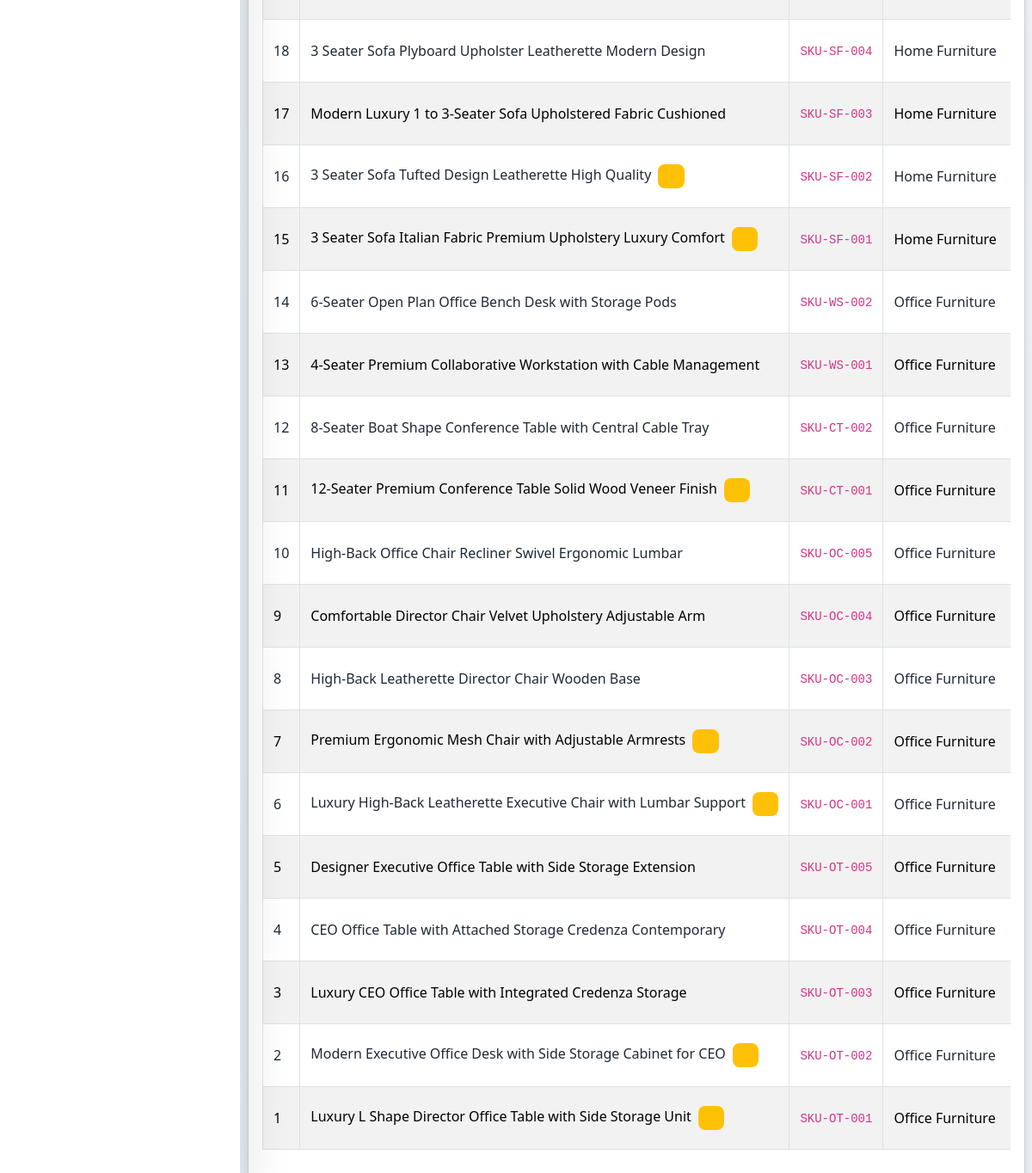
/admin_panel/products.php (signed in, lower part), run on an earlier commit of the app's database.
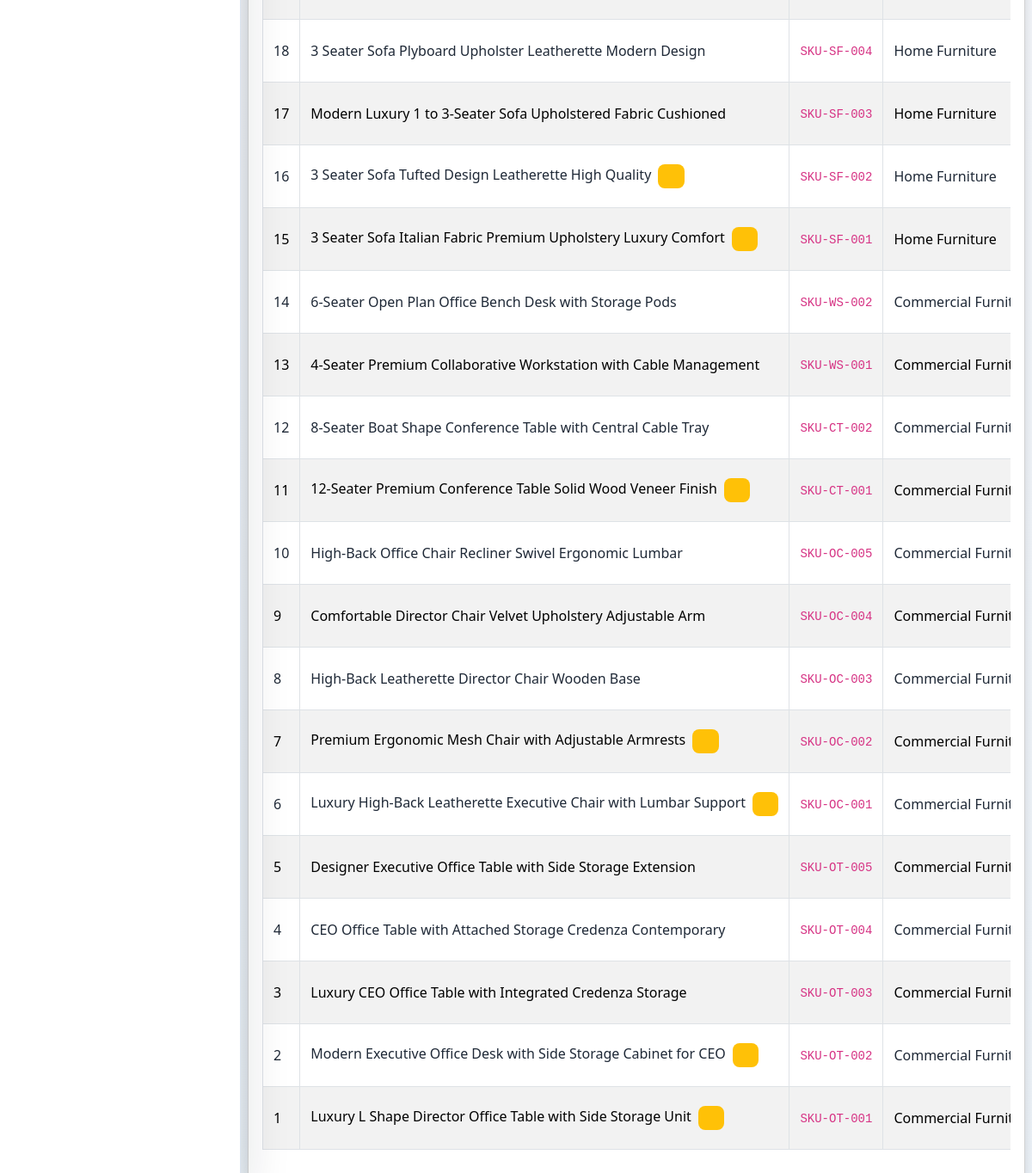
And on a later commit of the database.
### tables this page shows
CREATE TABLE `products` (
  `id` bigint(20) UNSIGNED NOT NULL,
  `category_id` bigint(20) UNSIGNED NOT NULL,
  `subcategory_id` bigint(20) UNSIGNED DEFAULT NULL,
  `product_name` varchar(255) NOT NULL,
  `slug` varchar(255) NOT NULL,
  `sku` varchar(100) DEFAULT NULL,
  `short_description` text DEFAULT NULL,
  `description` longtext DEFAULT NULL,
  `specifications` longtext DEFAULT NULL,
  `regular_price` decimal(12,2) NOT NULL,
  `sale_price` decimal(12,2) DEFAULT NULL,
  `gst_percentage` decimal(5,2) DEFAULT 18.00,
  `stock_quantity` int(11) DEFAULT 10,
  `thumbnail` varchar(255) DEFAULT NULL,
  `product_status` enum('Active','Inactive','Draft') DEFAULT 'Active',
  `is_featured` tinyint(1) DEFAULT 0,
  `created_at` timestamp NOT NULL DEFAULT current_timestamp(),
  `updated_at` timestamp NOT NULL DEFAULT current_timestamp() ON UPDATE current_timestamp(),
  `width` decimal(8,2) DEFAULT NULL COMMENT 'Width in cm',
  `height` decimal(8,2) DEFAULT NULL COMMENT 'Height in cm',
  `depth` decimal(8,2) DEFAULT NULL COMMENT 'Depth / Length in cm',
  `seat_height` decimal(8,2) DEFAULT NULL COMMENT 'Seat height in cm',
  `dimension_image` varchar(500) DEFAULT NULL COMMENT 'Path to dimension diagram image',
  `features` text DEFAULT NULL COMMENT 'Newline-separated product features / bullet points',
  `seo_title` varchar(255) DEFAULT NULL,
  `seo_description` text DEFAULT NULL,
  `seo_keywords` varchar(500) DEFAULT NULL,
  `care_instruction` text DEFAULT NULL,
  `shipping_details` text DEFAULT NULL,
  `warranty_details` text DEFAULT NULL
);

CREATE TABLE `categories` (
  `id` int(11) NOT NULL,
  `category_name` varchar(255) NOT NULL,
  `slug` varchar(255) NOT NULL,
  `description` text DEFAULT NULL,
  `image` varchar(255) DEFAULT NULL,
  `status` enum('Active','Inactive') NOT NULL DEFAULT 'Active',
  `created_at` timestamp NOT NULL DEFAULT current_timestamp(),
  `updated_at` timestamp NULL DEFAULT current_timestamp()
);

### admin_panel/products.php (the view, shortened to what this page needs)
<?php
if (isset($_SESSION['adminId'])) {
  require __DIR__ . '/includes/db_conn.php';
  $query = "SELECT p.*,
      c.category_name as category_name,
      s.subcategory_name as subcategory_name
      FROM products p
      LEFT JOIN categories c ON p.category_id = c.id
      LEFT JOIN subcategories s ON p.subcategory_id = s.id
      ORDER BY p.id DESC";
  $stmt = $pdo->prepare($query);
  $stmt->execute();
  $products = $stmt->fetchAll(PDO::FETCH_ASSOC);
  include './layouts/header.php';
?>
  <main class="admin-content">
    <div class="container-fluid px-3 px-lg-2 py-3">
      <div class="card shadow">
        <div class="card-body">
          <div class="table-responsive">
            <table class="table table-bordered table-striped table-hover align-middle w-100" id="example">
              <tbody>
                <?php if (count($products) > 0): ?>
                  <?php foreach ($products as $product): ?>
                    <tr>
                      <td><?php echo $product['id']; ?></td>
                      <td>
                        <?php echo htmlspecialchars($product['product_name']); ?>
                        <?php if ($product['is_featured']): ?>
                          <span class="badge bg-warning ms-1"><i class="bi bi-star-fill"></i></span>
                        <?php endif; ?>
                      </td>
                      <td><code><?php echo htmlspecialchars($product['sku'] ?: 'N/A'); ?></code></td>
                      <td><?php echo htmlspecialchars($product['category_name'] ?: 'N/A'); ?></td>
                    </tr>
                  <?php endforeach; ?>
                <?php endif; ?>
              </tbody>
            </table>
          </div>
        </div>
      </div>
    </div>
  </main>
  <?php
  include "./layouts/footer.php";
  ?>
<?php
} else {
  header("Location:index.php");
}
?>

What changed in the data, as far as the page shows it:
changed products "6-Seater Open Plan Office Bench Desk with Storage Pods": category.category_name "Office Furniture" → "Commercial…"
changed products "4-Seater Premium Collaborative Workstation with Cable Management": category.category_name "Office Furniture" → "Commercial…"
changed products "8-Seater Boat Shape Conference Table with Central Cable Tray": category.category_name "Office Furniture" → "Commercial…"
changed products "12-Seater Premium Conference Table Solid Wood Veneer Finish": category.category_name "Office Furniture" → "Commercial…"
changed products "High-Back Office Chair Recliner Swivel Ergonomic Lumbar": category.category_name "Office Furniture" → "Commercial…"
changed products "Comfortable Director Chair Velvet Upholstery Adjustable Arm": category.category_name "Office Furniture" → "Commercial…"
changed products "High-Back Leatherette Director Chair Wooden Base": category.category_name "Office Furniture" → "Commercial…"
changed products "Premium Ergonomic Mesh Chair with Adjustable Armrests": category.category_name "Office Furniture" → "Commercial…"
changed products "Luxury High-Back Leatherette Executive Chair with Lumbar Support": category.category_name "Office Furniture" → "Commercial…"
changed products "Designer Executive Office Table with Side Storage Extension": category.category_name "Office Furniture" → "Commercial…"
changed products "CEO Office Table with Attached Storage Credenza Contemporary": category.category_name "Office Furniture" → "Commercial…"
changed products "Luxury CEO Office Table with Integrated Credenza Storage": category.category_name "Office Furniture" → "Commercial…"
changed products "Modern Executive Office Desk with Side Storage Cabinet for CEO": category.category_name "Office Furniture" → "Commercial…"
changed products "Luxury L Shape Director Office Table with Side Storage Unit": category.category_name "Office Furniture" → "Commercial…"
